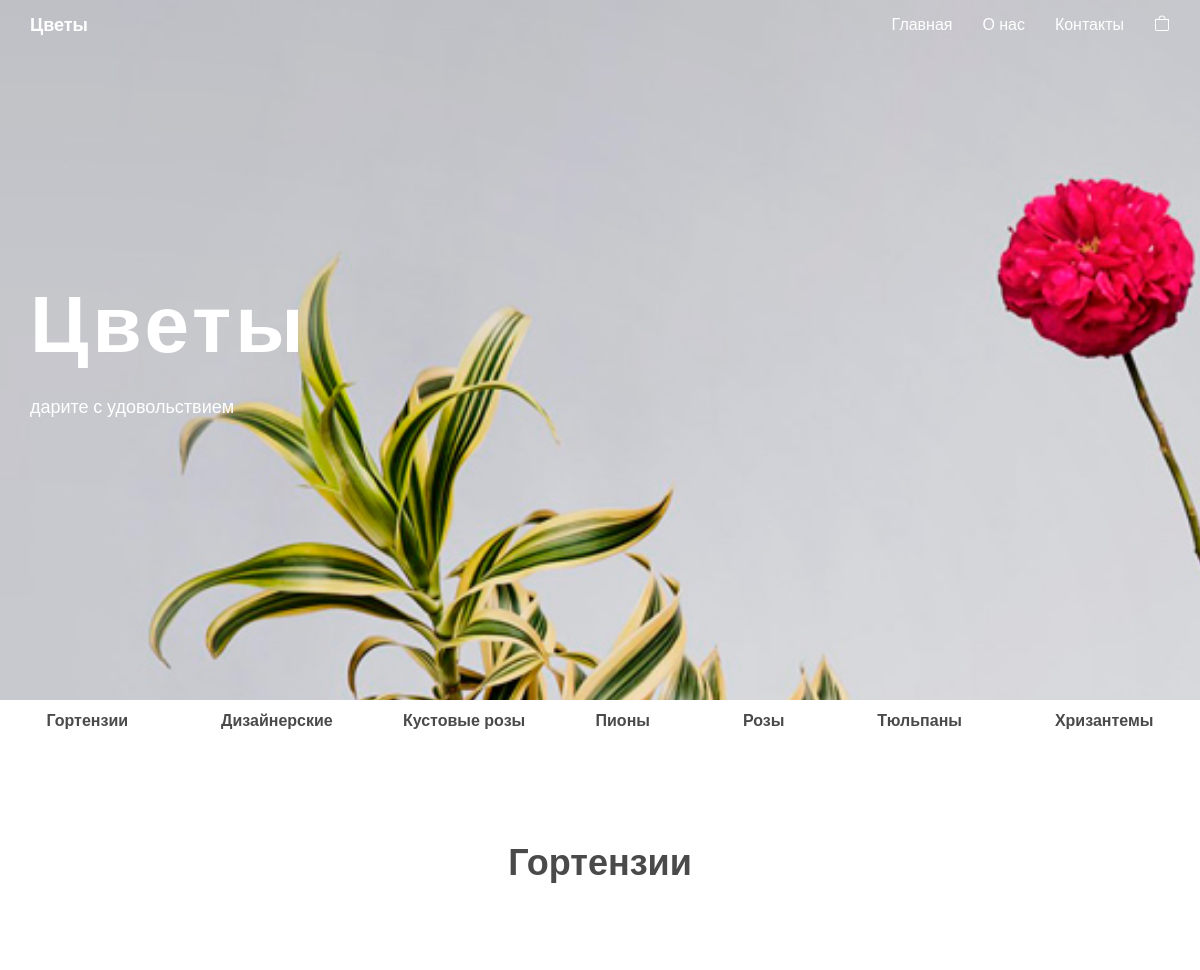
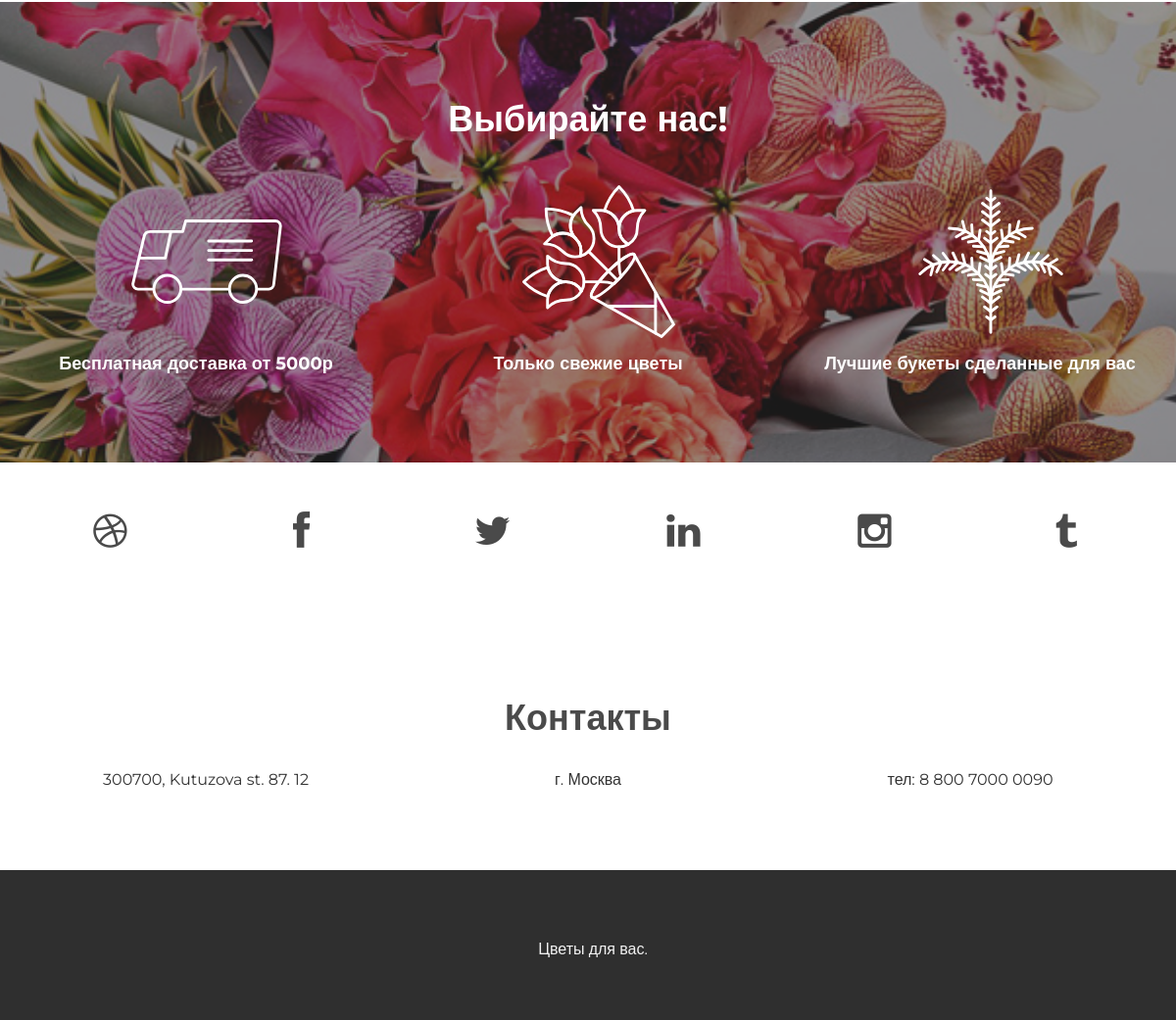
/category/гортензии-1585736887/, run on the app's committed database (2 pictures, top to bottom).
### mainapp/models.py (models this page shows, shortened)
class Category(models.Model):
    class Meta:
        ordering = ('title',)
        verbose_name = 'Категория'
        verbose_name_plural = "Категории"
    title = models.CharField('Название', max_length=120)
    slug = models.SlugField(max_length=150, blank=True, unique=True)
    description = models.TextField(blank=True, null=True)
    def get_absolute_url(self):
        return reverse('category_detail', kwargs={'slug': self.slug})

### mainapp/views.py (the view)
# urls.py: path('category/<str:slug>/', CategoryDetailView.as_view(), name='category_detail'),
class CategoryDetailView(DetailView):
    model = Category
    template_name = 'mainapp/category_detail.html'
    def get(self, request, *args, **kwargs):
        self.object = self.get_object()
        context = self.get_context_data(object=self.object)
        context['links_menu'] = Category.objects.all()
        return self.render_to_response(context)

### basketapp/basket.py (called while the page is built)
    def __len__(self):
        return sum(item['quantity'] for item in self.cart.values())

### basketapp/context_processors.py (called while the page is built)
def cart(request):
    return {'cart': Cart(request)}

### mainapp/templates/mainapp/category_detail.html (shortened to what this page needs)
{% extends "base.html" %}
{% load static %}
{% block content %}
    <ul class="nav nav-pills nav-justified">
        {% for link in links_menu %}
            {% include "mainapp/snippets/categories_menu_snippet.html" %}
        {% endfor %}
	</ul>
	<div class="container">
		<div class="row centered mt mb">
			<h1>{{ category.title }}</h1>
		</div>
	</div>
{% endblock content %}

### mainapp/templates/mainapp/snippets/categories_menu_snippet.html
<li class="nav-item">
    <a class="nav-link text-props" href="{{ link.get_absolute_url }}">{{ link.title }}</a>
</li>

### static/css/style.css (style rules this page uses)
.centered { text-align: center }
.mt { margin-top: 80px; }
.mb { margin-bottom: 80px; }
body { font-family: 'Montserrat', sans-serif; font-weight: 400; font-size: 16px; -webkit-font-smoothing: antialiased; -webkit-overflow-scrolling: touch; }
h1, h2, h3, h4, h5, h6 { font-weight: 700; color: #4a4a4a; }
.text-props { color: #4a4a4a; font-weight: 550; }

### data on the page
Category: title "Гортензии"
Category: title "Дизайнерские"
Category: title "Кустовые розы"
Category: title "Пионы"
Category: title "Розы"
Category: title "Тюльпаны"
Category: title "Хризантемы"
